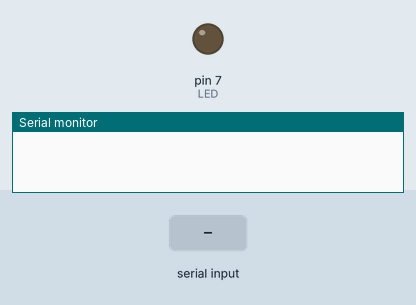
Bench run of a sketch on a simulated Arduino Uno, built with avr-gcc and run on an emulated ATmega328P. Shown: output pins drawn as LEDs (lit = HIGH), the last lines printed to the serial monitor. The inputs (shaded band) are chosen by the test bench.

Above: at 1.8 s.
1.9 s: "ON" received over the second serial link
At 2.6 s:
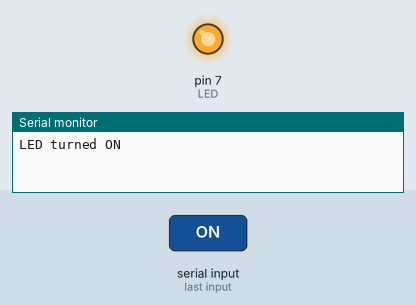
3.5 s: "OFF" received over the second serial link
At 3.8 s:
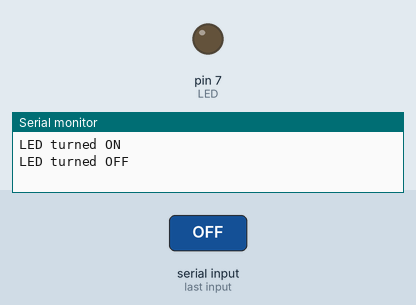
Timing chart, 0 to 6.5 s (numbered marks = the images above; inputs shaded):
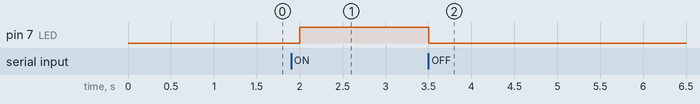

Measured:
- after the input at 1.9 s, pin 7 (LED): LOW → HIGH after 0.10 s
- after the input at 3.5 s, pin 7 (LED): HIGH → LOW at once

The sketch:

LED_ONOFF_BT.ino
```cpp
#include <SoftwareSerial.h>

int rx = 10, tx = 11;
SoftwareSerial mySerial(rx, tx);
String val;
char data;
int LED = 7;

void setup(){
  pinMode(LED, OUTPUT);
  Serial.begin(9600);
  mySerial.begin(9600);
}

void loop(){
  while (mySerial.available()){
    data = mySerial.read();
    val += data;
  }

  if(val == "ON"){
    digitalWrite(LED, HIGH);
    Serial.println("LED turned ON");
  }
  else if(val == "OFF"){
    digitalWrite(LED, LOW);
    Serial.println("LED turned OFF");
  }

  delay(500);
  val = "";
}
```
